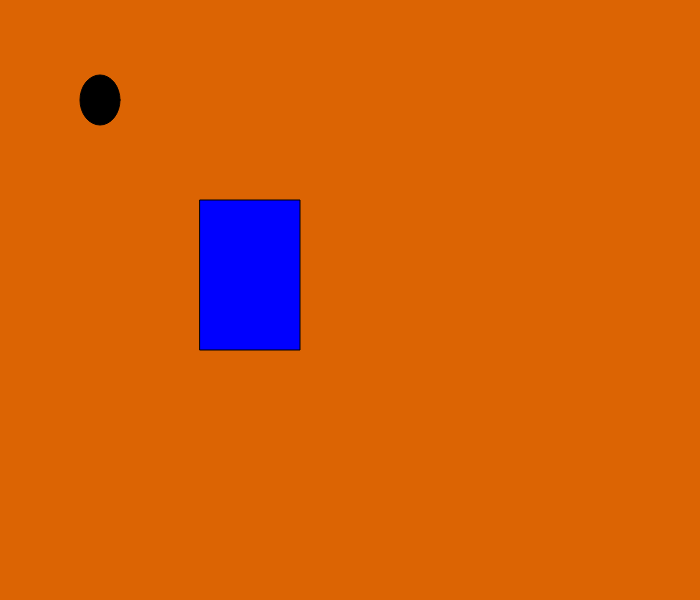
Frame 1 (no input)
Frame 60 (no input): identical to frame 1, image omitted
Frame 120 (the mouse pressed at the canvas centre since frame 60): identical to frame 1, image omitted

The p5.js sketch that drew this single still picture (run headless with seeded random() and noise() and a simulated clock; from frame 60 on, the mouse is pressed at the canvas centre):

// p5.js sketch
// ── sketch.js
function setup() {
  createCanvas(700, 600);
}

function draw(){
	background(220,100,3);
  fill("black")
  ellipse(100,100,40,50);
  fill("blue")
  rect(200,200,100,150)

}
